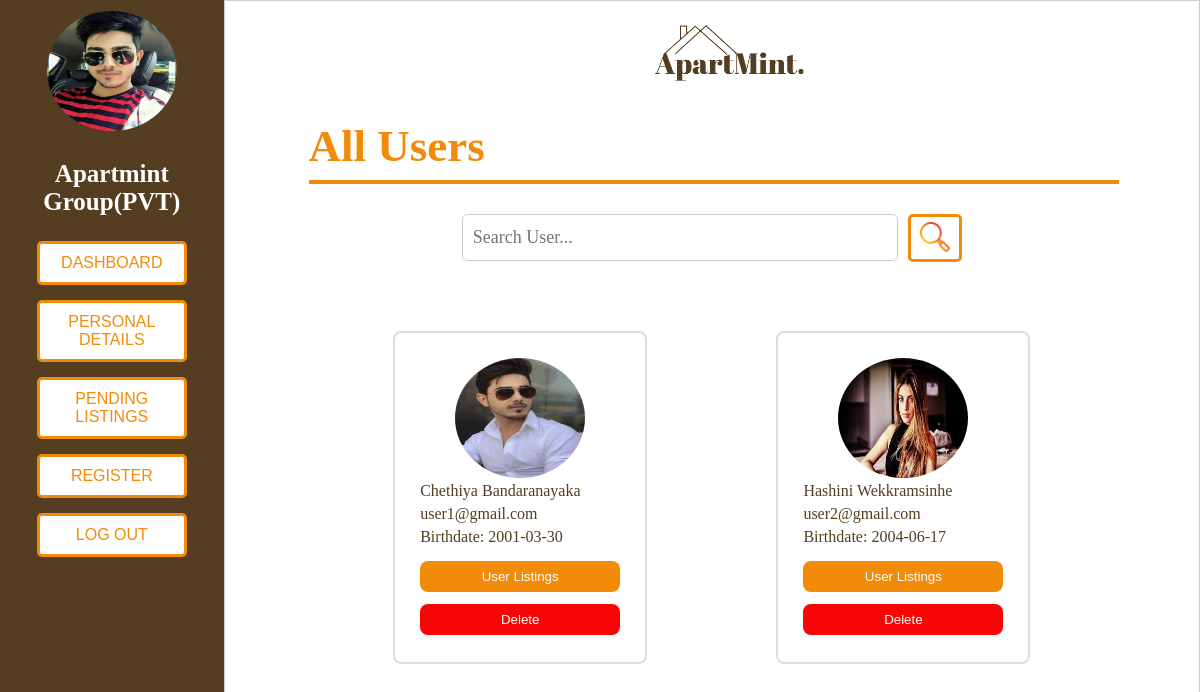
Page /admin/view_users.php (signed in) on the committed database.
### tables this page shows
CREATE TABLE `users` (
  `user_id` int(100) NOT NULL,
  `first_name` varchar(200) NOT NULL,
  `last_name` varchar(200) NOT NULL,
  `birthdate` date NOT NULL,
  `email` varchar(100) NOT NULL,
  `password` varchar(100) NOT NULL,
  `profile_photo` varchar(500) NOT NULL
);

### admin/view_users.php (the view, shortened to what this page needs)
<?php
include('../process_php/db_connection.php');
$admin_id = $_SESSION["admin_id"];
$sql = "SELECT * FROM admins WHERE admin_id = $admin_id";
$result = $conn->query($sql);
if ($result->num_rows > 0) {
    $adminName = $_SESSION["admin_name"];
    $truncatedName = (strlen($adminName) > 21) ? substr($adminName, 0, 21) . '...' : $adminName;
} else {
    echo "admin not found";
}
$searchTerm = isset($_GET['user']) ? $_GET['user'] : '';
$searchTermLower = strtolower($searchTerm);
$sqlApprovedUsers = "SELECT * FROM users WHERE
    LOWER(first_name) LIKE '%$searchTermLower%' OR
    LOWER(last_name) LIKE '%$searchTermLower%' OR
    LOWER(email) LIKE '%$searchTermLower%'";
$resultApprovedUsers = $conn->query($sqlApprovedUsers);
?>
<!DOCTYPE html>
<html lang="en">
    <head>
        <link rel="stylesheet" type="text/css" href="../style/style_myAccount.css">
        <link rel="stylesheet" type="text/css" href="style/style_view_approved_properties.css">
    </head>
    <body>
        <div class="container">
            <div class="left-section">
            <img class="profile-photo" src="process_php/uploads/profile_photos/<?php echo $_SESSION["admin_profile_photo"]; ?>" alt="Profile Photo">
                <p class="full-name"><?php echo $truncatedName; ?></p>
                <ul>
                    <a href="admin_dashboard.php"><li><button class="button">Dashboard</button></li></a>
                    <a href="admin_myAccount.php"><li><button class="button">Personal Details</button></li></a>
                    <a href="admin_pendingListings.php"><li><button class="button">Pending Listings</button></li></a>
                    <a href="admin_register.php"><li><button class="button">Register</button></li></a>
                    <a href="process_php/process_logout.php"><li><button class="button">Log Out</button></li></a>
                </ul>
            </div>
            <div class="right-section">
                <a class="logo1" href="admin_dashboard.php"><img src="../images/logo.png" alt="Logo"></a>
                <a href="view_users.php"><h1 class="main-title">All Users</h1></a>
                <hr style="width: 100%; border: 2px #F28A0A solid">
                <form action="view_users.php" method="GET">
                    <div class="search-container">
                        <div class="search-group">
                            <input type="text" id="search-input" name="user" placeholder="Search User..." value="<?php echo $searchTerm; ?>">
                            <button type="submit" id="search-button"><img src="../images/search.png" alt="Search"></button>
                        </div>
                    </div>
                </form>
                <div class="all-users">
                    <?php
                    while ($row = $resultApprovedUsers->fetch_assoc()) {
                        $fullName = $row['first_name'] . ' ' . $row['last_name'];
                        $truncatedName = (strlen($fullName) > 25) ? substr($fullName, 0, 25) . '...' : $fullName;
                    ?>
                            <div class="user-details">
                                <div style="text-align: center;">
                                    <img class="profile-photo" src="../process_php/uploads/profile_photos/<?php echo $row['profile_photo']; ?>" alt="Profile Photo">
                                </div>
                                <div class="box-data"><?php echo $truncatedName; ?></div>
                                <div class="box-data"><?php echo $row['email']; ?></div>
                                <div class="box-data">Birthdate: <?php echo $row['birthdate']; ?></div>
                                <form action="view_user_listings.php" method="get">
                                    <button type="submit" class="user-listings-button">User Listings</button>
                                </form>
                                <form action="process_php/delete_user.php" method="post">
                                    <button type="submit" class="delete-button">Delete</button>
                                </form>
                            </div>
                    <?php
                    }
                    ?>
                </div>
            </div>
        </div>
    </body>
</html>

### style/style_myAccount.css (style rules this page uses)
body { font-family: Josefin sans-serif; margin: 0; padding: 0; background-color: #fff; }
.container { display: flex; }
.logo1 img { max-width: 150px; max-height: auto; margin-left: 43%; margin-right: 43%; margin-bottom: 5px; }
.main-title { color: rgba(242, 138, 10); font-size: 45px; font-weight: bold; margin-bottom: 0; padding: 0; }
.left-section { min-height:700px; flex: 2.5; border: 1px solid #543d21; background: #543d21; padding: 10px; text-align: center; width: 30%; font-style: Bold; color: white; }
.button { width: 150px; background-color: #fff; color: rgba(242, 138, 10); border: 3px solid rgba(242, 138, 10); padding: 10px 20px; margin-bottom: 15px; border-radius: 5px; cursor: pointer; font-size: 16px; text-transform: uppercase; transition: background-color 0.3s ease; text-align: center; }
.profile-photo { height: 120px; width: 130px; border-radius: 50%; }
.full-name { font-size: 25px; font-weight: bold; }
ul { list-style: none; padding: 0; }
.right-section { flex: 10; border: 1px solid #ccc; padding: 2% 7%; width: 70%; }
input[type="text"], input[type="date"], input[type="email"], input[type="password"] { width: 50%; margin-bottom: 10px; font-family: Josefin sans-serif; padding: 5px; font-size: 15px; border: 1px solid #ccc; border-radius: 5px; margin-right: 25px; height: 20px; color: rgba(84, 61, 33, 1); }
.delete-button { width: 100%; padding: 8px 16px; background-color: #f70606; color: #fff; text-decoration: none; text-align: center; border: none; border-radius: 4px; margin-bottom: 2px; transition: background-color 0.3s; -webkit-transition: background-color 0.3s; -moz-transition: background-color 0.3s; -ms-transition: background-color 0.3s; -o-transition: background-color 0.3s; }

### admin/style/style_view_approved_properties.css (style rules this page uses)
a { text-decoration: none; }
.search-container { display: flex; align-items: center; justify-content: center; margin: 30px; }
.search-group { width: 500px; display: flex; justify-content: center; }
input[type="text"] { padding: 10px; font-size: 18px; border: 1px solid #ccc; border-radius: 5px; margin-right: 10px; width: 100%; height: 25px; }
#search-button { height: 48px; background-color: #fff; border: 3px solid rgba(242, 138, 10, 1); padding: 3px 9px; border-radius: 5px; cursor: pointer; -webkit-border-radius: 5px; -moz-border-radius: 5px; -ms-border-radius: 5px; -o-border-radius: 5px; }
#search-button img { max-width: 30px; max-height: 30px; vertical-align: center; }
.all-users { display: flex; flex-wrap: wrap; justify-content: space-around; padding: 20px; }
.user-details { margin-left: 5px; margin-right: 5px; margin-top: 10px; margin-bottom: 10px; text-align: left; border: 2px solid #ddd; border-radius: 8px; padding: 25px; width: 200px; color: rgba(84, 61, 33, 1); font-size: 16px; }
.box-data { margin-bottom: 5px; }
.delete-button { display: inline-block; margin-top: 10px; padding: 8px 16px; background-color: #f70606; color: #fff; text-decoration: none; border: none; border-radius: 8px; transition: background-color 0.3s; margin-bottom: 2px; -webkit-transition: background-color 0.3s; -moz-transition: background-color 0.3s; -ms-transition: background-color 0.3s; -o-transition: background-color 0.3s; -webkit-border-radius: 8px; -moz-border-radius: 8px; -ms-border-radius: 8px; -o-border-radius: 8px; }
.user-listings-button { width: 100%; display: inline-block; margin-top: 10px; padding: 8px 16px; background-color: rgba(242, 138, 10, 1); color: #fff; text-decoration: none; border: none; border-radius: 8px; transition: background-color 0.3s; margin-bottom: 2px; }

### rows in the picture
users: profile_photo (picture), truncatedName "Chethiya Bandaranayaka", email "user1@gmail.com", birthdate "2001-03-30"
users: profile_photo (picture), truncatedName "Hashini Wekkramsinhe", email "user2@gmail.com", birthdate "2004-06-17"

### other values in the picture
$truncatedName "Apartmint Group(PVT)"
